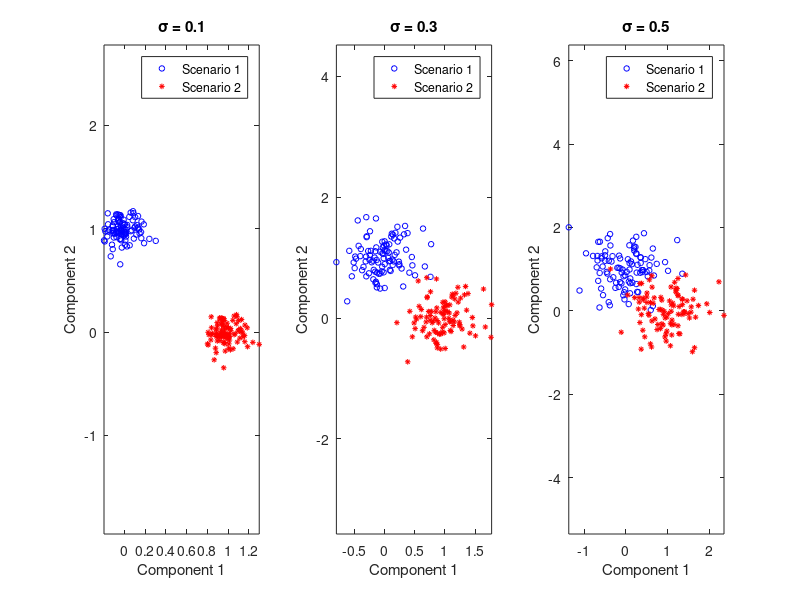

Source code (MATLAB): (Note: this script raises an error after producing the figure.)

clear;
close all;

numSamples = 100;
noiseStdDev = [0.1, 0.3, 0.5];
signalEnergy = 1;

figure;

% Iterate over each noise standard deviation
for idx = 1:length(noiseStdDev)
    stdDev = noiseStdDev(idx);
    
    % Generate noise components
    noiseComp1 = stdDev * randn(numSamples, 1);
    noiseComp2 = stdDev * randn(numSamples, 1);

    % Compute received signals for two scenarios
    receivedSignalA1 = noiseComp1;
    receivedSignalA2 = sqrt(signalEnergy) + noiseComp2;

    receivedSignalB1 = sqrt(signalEnergy) + noiseComp1;
    receivedSignalB2 = noiseComp2;
    
    % Plotting
    subplot(1, 3, idx);
    plot(receivedSignalA1, receivedSignalA2, 'bo', 'MarkerSize', 4);
    hold on;
    plot(receivedSignalB1, receivedSignalB2, 'r*', 'MarkerSize', 4);
    xlabel('Component 1');
    ylabel('Component 2');
    legend({'Scenario 1', 'Scenario 2'}, 'Location', 'best');
    title(sprintf('\\sigma = %.1f', stdDev));
    axis equal;

    % Calculate error probability for scenario 1
    errorProb1 = sum(receivedSignalA1 > receivedSignalA2) / numSamples;
    fprintf('Error Probability for Scenario 1 (\sigma=%.1f): %.2f\n', stdDev, errorProb1);

    % Calculate error probability for scenario 2
    errorProb2 = sum(receivedSignalB1 < receivedSignalB2) / numSamples;
    fprintf('Error Probability for Scenario 2 (\sigma=%.1f): %.2f\n', stdDev, errorProb2);
end

% Add a title to the figure
sgtitle('Noise Impact on Binary Communication System Across Different \sigma Values');
